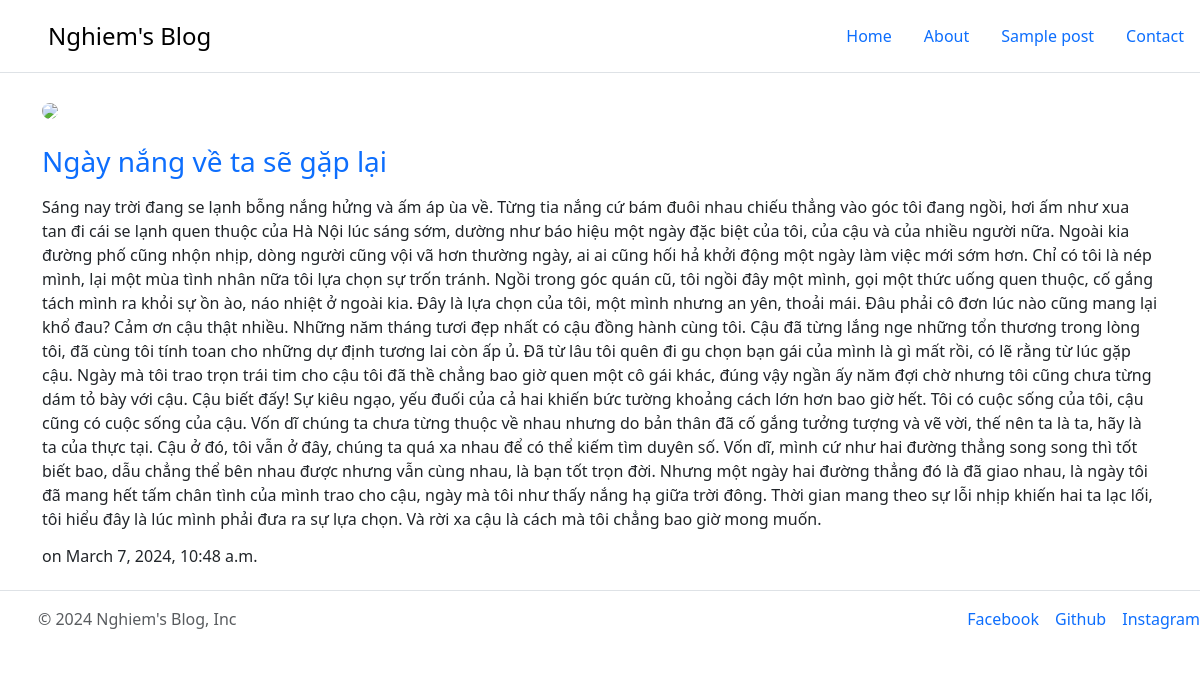
/2, run on the app's committed database.
### TrangChu/models.py (models this page shows, shortened)
class BaiViet(models.Model):
    title = models.CharField(max_length=100)
    content = models.TextField()
    image  = models.ImageField(null=True, blank=True, upload_to='media/img')
    created_at = models.DateTimeField(auto_now_add = True)
    updated_at = models.DateTimeField(auto_now = True)
    class Meta:
        ordering = ['-created_at']

### TrangChu/views.py (the view)
# urls.py: path('<int:id>', views.post, name='post_detail')
def post(request, id):
    post = BaiViet.objects.get(id=id)
    return render(request, 'chitietbaiviet.html', {'post':post})

### TrangChu/templates/chitietbaiviet.html (shortened to what this page needs)
{% extends "base.html" %}
{% block content %}
<div class="container">
    <h3><a style="text-decoration: none;" href="{% url 'post_detail' post.id %}">{{ post.title }}</a></h3>
    {% if post.content %}
        <p>{{ post.content }}</p>
    {% endif %}
    <h6>on {{ post.created_at }}</h6>
</div>
{% endblock %}

### TrangChu/static/css/style.css (style rules this page uses)
html { scroll-behavior: smooth; }
a { list-style: none !important; }

### data on the page
BaiViet: title "Ngày nắng về ta sẽ gặp lại", content "Sáng nay trời đang se lạnh bỗng nắng hửng và ấm áp ùa về. Từng tia nắng cứ bám đuôi nhau chiếu thẳng vào góc tôi đang ngồi, hơi ấm như xua tan đi cái se lạnh quen thuộc của Hà Nội lúc sáng sớm, dường như báo hiệu một ngày đặc biệt của tôi, của cậu và của nhiều người nữa. Ngoài kia đường phố cũng nhộn nhịp, dòng người cũng vội vã hơn thường ngày, ai ai cũng hối hả khởi động một ngày làm việc mới sớm hơn. Chỉ có tôi là nép mình, lại một mùa tình nhân nữa tôi lựa chọn sự trốn tránh. Ngồi trong góc quán cũ, tôi ngồi đây một mình, gọi một thức uống quen thuộc, cố gắng tách mình ra khỏi sự ồn ào, náo nhiệt ở ngoài kia. Đây là lựa chọn của tôi, một mình nhưng an yên, thoải mái. Đâu phải cô đơn lúc…", created_at "March 7, 2024, 10:48 a.m."
